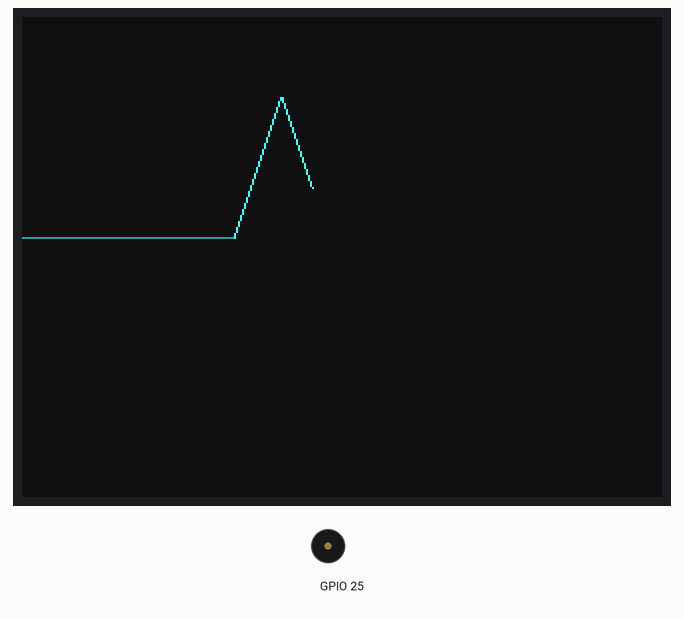
This program was run on a simulated ESP32 board running MicroPython. On the bench: 320×240 colour display, buzzer (waves = sounding).

Above: at 0.45 s.
At 20.08 s:
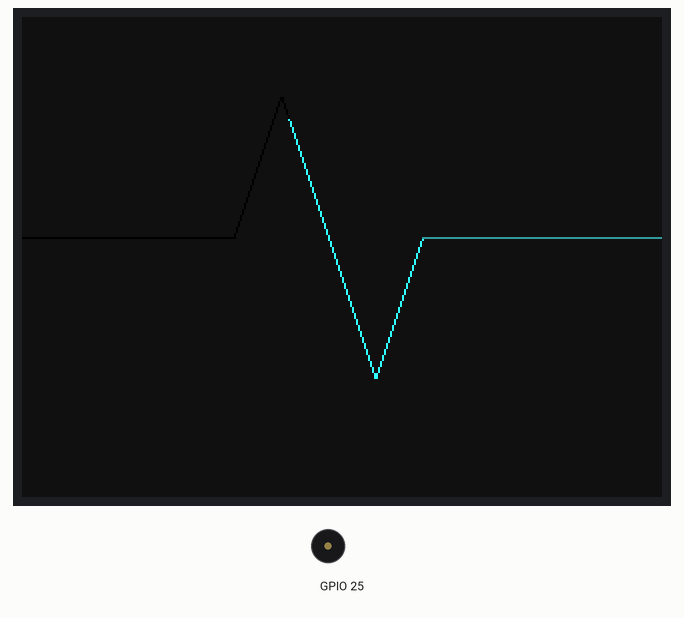
At 38.8 s:
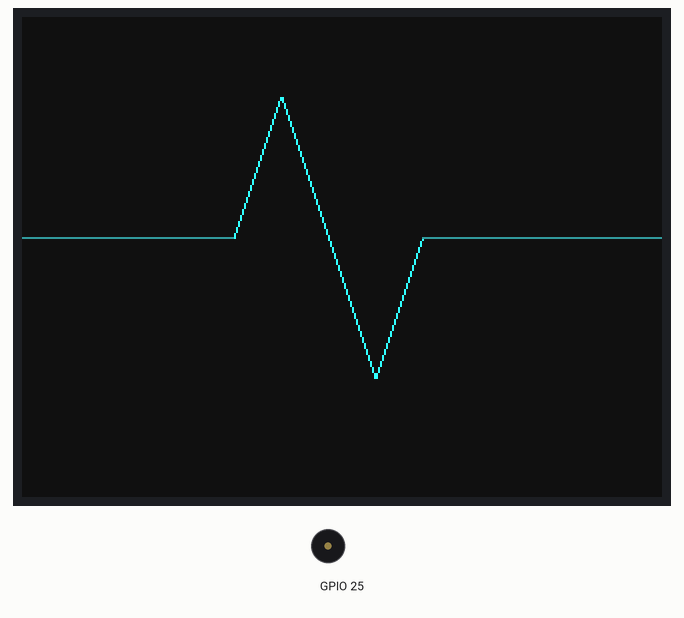
Timing chart, 0 to 40.0 s (numbered marks = the images above):
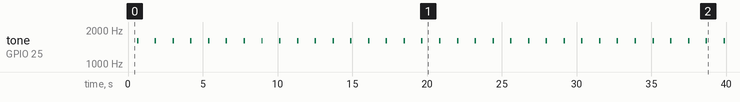

Measured:
- by itself, tone on GPIO 25: alternates 1600 Hz for 0.10 s and silent for 1.1 s

The program:

heartbeat.py
```python
from m5stack import *
from m5ui import *
from uiflow import *
setScreenColor(0x111111)

from numbers import Number

a = None
i = None

def PartA():
  global a, i
  global Number
  for i in range(106):
    wait(0.001)
    lcd.pixel(i, 110, 0x339999)
  for i in range(71):
    if i % 3 == 0:
      a = (a if isinstance(a, Number) else 0) + 1
    wait(0.001)
    lcd.pixel((105 + a), (110 - i), 0x33ffff)
  for i in range(141):
    if i % 3 == 0:
      a = (a if isinstance(a, Number) else 0) + 1
    wait(0.001)
    lcd.pixel((105 + a), (40 + i), 0x33ffff)
  for i in range(71):
    if i % 3 == 0:
      a = (a if isinstance(a, Number) else 0) + 1
    wait(0.001)
    lcd.pixel((105 + a), (180 - i), 0x33ffff)
  for i in range(121):
    wait(0.001)
    lcd.pixel((200 + i), 110, 0x339999)

def PartB():
  global a, i
  global Number
  for i in range(106):
    wait(0.001)
    lcd.pixel(i, 110, 0x000000)
  for i in range(71):
    if i % 3 == 0:
      a = (a if isinstance(a, Number) else 0) + 1
    wait(0.001)
    lcd.pixel((105 + a), (110 - i), 0x000000)
  for i in range(141):
    if i % 3 == 0:
      a = (a if isinstance(a, Number) else 0) + 1
    wait(0.001)
    lcd.pixel((105 + a), (40 + i), 0x000000)
  for i in range(71):
    if i % 3 == 0:
      a = (a if isinstance(a, Number) else 0) + 1
    wait(0.001)
    lcd.pixel((105 + a), (180 - i), 0x000000)
  for i in range(121):
    wait(0.001)
    lcd.pixel((200 + i), 110, 0x000000)

a = 0
speaker.setVolume(1)
while True:
  PartA()
  speaker.tone(1600, 100)
  a = 0
  PartB()
  a = 0
  wait(0.001)
```
